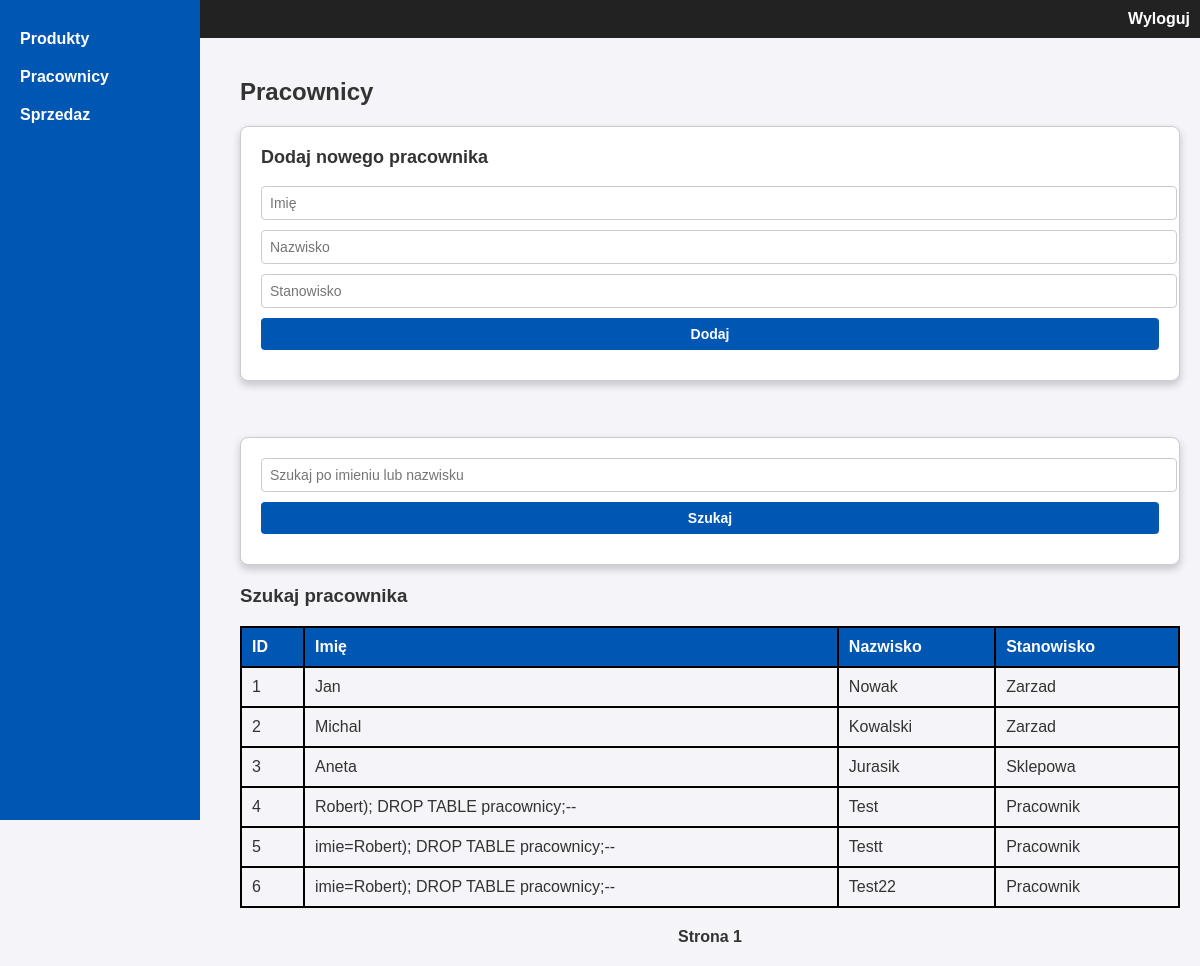
The app's page /dashboard/pracownicy (signed in) with its own data.
### tables this page shows
CREATE TABLE pracownicy (
    id INTEGER PRIMARY KEY AUTOINCREMENT,
    imie TEXT NOT NULL,
    nazwisko TEXT NOT NULL,
    stanowisko TEXT NOT NULL
);

### niezabezpieczona_aplikacja/views/pracownicy.py (the view)
@pracownicy_bp.route('/pracownicy', methods=['GET', 'POST'])
def pracownicy():
    if 'user_id' not in session:
        return redirect(url_for('login.login'))
    search_query = request.args.get('search', '')
    page = int(request.args.get('page', 1))
    pracownicy = get_pracownicy(search_query, per_page=8, page=page)
    if request.method == 'POST':
        imie = request.form['imie']
        nazwisko = request.form['nazwisko']
        stanowisko = request.form['stanowisko']
        add_pracownik(imie, nazwisko, stanowisko)
        return redirect(url_for('pracownicy.pracownicy', page=page, search=search_query))
    return render_template(
        'pracownicy.html',
        pracownicy=pracownicy,
        search_query=search_query,
        page=page,
        per_page=8
    )

### niezabezpieczona_aplikacja/views/pracownicy.py (called while the page is built)
def get_db_connection():
    conn = sqlite3.connect(db_path)
    conn.row_factory = sqlite3.Row
    return conn

def get_pracownicy(search_query=None, per_page=8, page=1):
    offset = (page - 1) * per_page
    conn = get_db_connection()
    cursor = conn.cursor()
    query = "SELECT * FROM pracownicy"
    if search_query:
        query += f" WHERE imie LIKE '%{search_query}%' OR nazwisko LIKE '%{search_query}%'"
    query += f" LIMIT {per_page} OFFSET {offset}"
    cursor.execute(query)
    results = cursor.fetchall()
    conn.close()
    return results

### niezabezpieczona_aplikacja/templates/pracownicy.html (shortened to what this page needs)
<!DOCTYPE html>
<html lang="pl">
  <head>
    <link rel="stylesheet" type="text/css" href="{{ url_for('static', filename='css/dashboard_main.css') }}" />
  </head>
  <body>
    <div id="top_menu">
      <a href="{{ url_for('logout.logout') }}">Wyloguj</a>
    </div>
    <div id="content">
      <h2>Pracownicy</h2>
      <form method="POST">
        <h3>Dodaj nowego pracownika</h3>
        <input type="text" name="imie" placeholder="Imię" required />
        <input type="text" name="nazwisko" placeholder="Nazwisko" required />
        <input type="text" name="stanowisko" placeholder="Stanowisko" required />
        <button type="submit">Dodaj</button>
      </form>
<br>
<br>
      <form method="GET" action="{{ url_for('pracownicy.pracownicy') }}">
<input type="text" name="search" placeholder="Szukaj po imieniu lub nazwisku" value="{{ search_query | safe }}" />
        <button type="submit">Szukaj</button>
      </form>
 <h3>Szukaj pracownika</h3>
      <table>
        <thead>
          <tr>
            <th>ID</th>
            <th>Imię</th>
            <th>Nazwisko</th>
            <th>Stanowisko</th>
          </tr>
        </thead>
        <tbody>
          {% for pracownik in pracownicy %}
            <tr>
              <td>{{ pracownik[0] }}</td>
              <td>{{ pracownik[1] }}</td>
              <td>{{ pracownik[2] }}</td>
              <td>{{ pracownik[3] }}</td>
            </tr>
          {% endfor %}
        </tbody>
      </table>
      <div id="pagination">
        <span>Strona {{ page }}</span>
      </div>
    </div>
    <div id="left_menu">
<a href="{{ url_for('produkty.produkty') }}">Produkty</a>
<a href="{{ url_for('pracownicy.pracownicy') }}">Pracownicy</a>
<a href="{{ url_for('sprzedaz.sprzedaz') }}">Sprzedaz</a>
    </div>
  </body>
</html>

### niezabezpieczona_aplikacja/static/css/dashboard_main.css (style rules this page uses)
body { font-family: Arial, sans-serif; margin: 0; padding: 0; background-color: #f4f4f9; color: #333; }
#top_menu { background-color: #222; color: #fff; padding: 10px; text-align: right; }
#top_menu a { color: #fff; text-decoration: none; margin-left: 20px; font-weight: bold; }
#left_menu { background-color: #0056b3; color: #fff; width: 200px; height: 100vh; position: fixed; top: 0; left: 0; display: flex; flex-direction: column; padding-top: 20px; }
#left_menu a { color: #fff; text-decoration: none; padding: 10px 20px; display: block; font-weight: bold; }
#content { margin-left: 220px; padding: 20px; min-height: 100vh; }
h2 { font-size: 24px; margin-bottom: 20px; }
form { margin-bottom: 20px; padding: 20px; background-color: #fff; border: 1px solid #ccc; border-radius: 8px; box-shadow: 0 4px 8px rgba(0, 0, 0, 0.2); }
form h3 { margin-top: 0; font-size: 18px; }
form input, form select, form button { display: block; width: 100%; margin-bottom: 10px; padding: 8px; font-size: 14px; border: 1px solid #ccc; border-radius: 4px; }
form button { background-color: #0056b3; color: #fff; border: none; font-weight: bold; cursor: pointer; }
table { width: 100%; border-collapse: collapse; margin-bottom: 20px; }
table th, table td { border: 2px solid #000; padding: 10px; text-align: left; }
table th { background-color: #0056b3; color: #fff; font-weight: bold; }
table tr:nth-child(even) { background-color: #f4f4f9; }
#pagination { text-align: center; margin-top: 20px; }
#pagination span { font-weight: bold; margin: 0 10px; }

### records on screen
pracownicy: id "1", imie "Jan", nazwisko "Nowak", stanowisko "Zarzad"
pracownicy: id "2", imie "Michal", nazwisko "Kowalski", stanowisko "Zarzad"
pracownicy: id "3", imie "Aneta", nazwisko "Jurasik", stanowisko "Sklepowa"
pracownicy: id "4", imie "Robert); DROP TABLE pracownicy;--", nazwisko "Test", stanowisko "Pracownik"
pracownicy: id "5", imie "imie=Robert); DROP TABLE pracownicy;--", nazwisko "Testt", stanowisko "Pracownik"
pracownicy: id "6", imie "imie=Robert); DROP TABLE pracownicy;--", nazwisko "Test22", stanowisko "Pracownik"

### other values on screen
{{ page }} "1"
